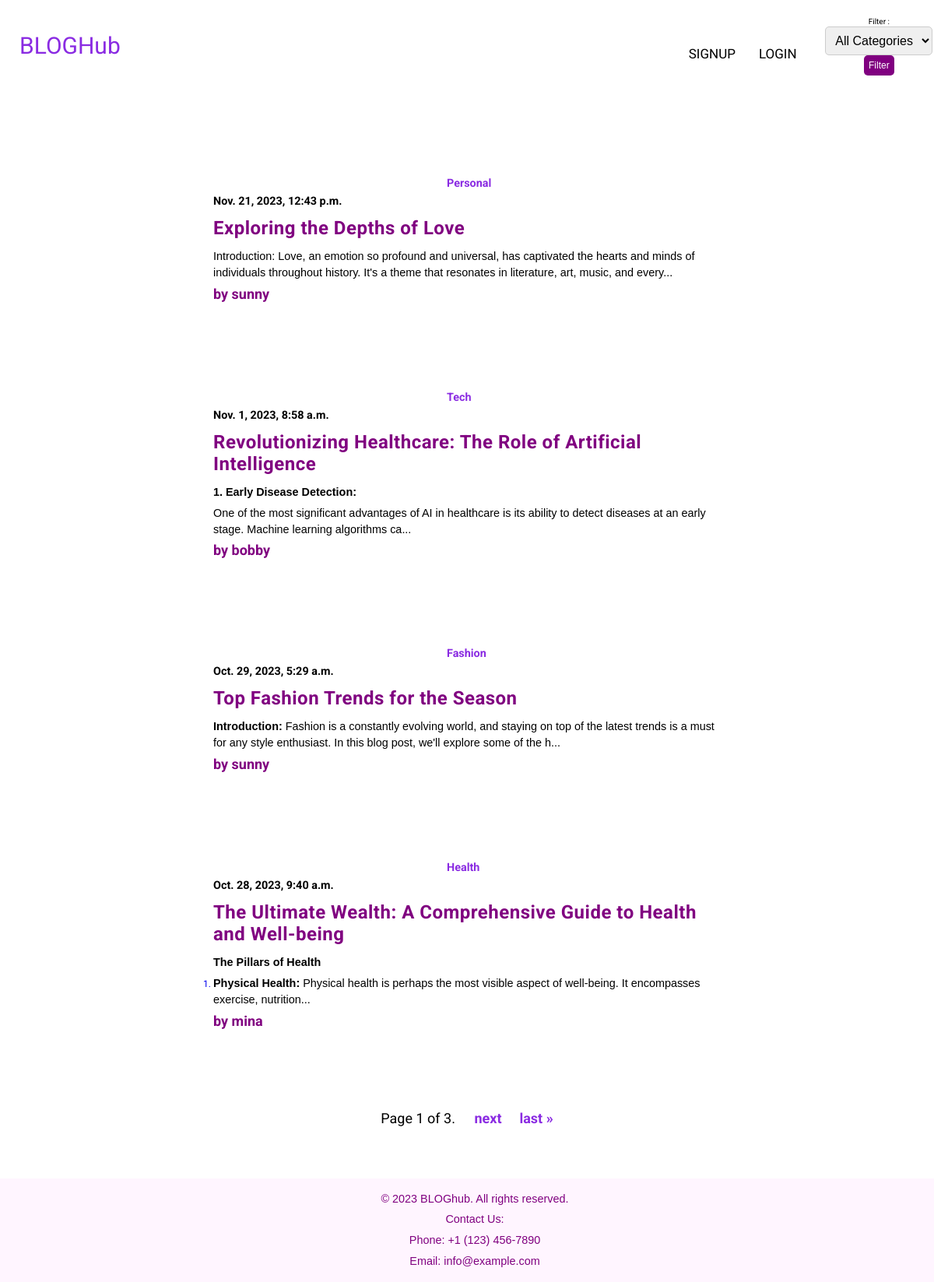
/home/, run on the app's committed database.
### blog/models.py (models this page shows, shortened)
class post(models.Model):
    author = models.ForeignKey(User, on_delete=models.CASCADE,null=True,blank=True)
    title=models.CharField(max_length=100,null=True,blank=True)
    content=RichTextField()
    image=models.ImageField(upload_to='post_media',null=True,blank=True)
    date=models.DateTimeField(auto_now_add=True,null=True)
    category=models.ForeignKey(categories,on_delete= models.CASCADE,null=True,blank=True)

class categories(models.Model):
    cate=models.CharField(max_length=30,null=True,blank=True)
    def __str__(self):
        return self.cate

### blog/views.py (the view)
# urls.py: path('home/',views.home),
def home(request):
    all_posts = post.objects.all().order_by('-date')
    categori = categories.objects.all()
    catego = request.GET.get('category')
    if catego:
        all_posts = all_posts.filter(category__cate=catego)
    per_page = 4
    page_number = request.GET.get('page')
    paginator = Paginator(all_posts, per_page)
    page = paginator.get_page(page_number)
    return render(request, 'home.html', {'data': page, 'c': categori})

### blog/templates/home.html (shortened to what this page needs)
{% load static %}
<!DOCTYPE html>
<html lang="en">
<head>
    <link rel="stylesheet" href="https://cdnjs.cloudflare.com/ajax/libs/font-awesome/6.4.0/css/all.min.css">
</head>
<body>
    <div class="nav-links">
        <ul>
            <li style="margin-right: 720px;font-size:30px;color: blueviolet;" class="upward">BLOGHub</li>
            <li class="center"><a href="/signup">SIGNUP</a></li>
            <li class="upward"><a href="/login">LOGIN</a></li>
            <li >    <div class="filter-form">
                <form method="GET" action="/home">
                    <label style="color: black;" for="category">Filter :</label>
                    <select name="category" id="category">
                        <option value="">All Categories</option>
                    </select>
                    <button type="submit">Filter</button>
                </form>
            </div></li>
        </ul>
    </div>
    <div class="blog-container">
        {% for i in data %}
        <a href="/fullp/{{i.id}}">
        <div class="blog_post">
            <div class="container_copy">
                <h3 style="padding-left: 300px;color: blueviolet;">{{i.category}}</h3>
                <h3>{{i.date}}</h3>
                <h1>{{i.title}}</h1>
                <p>{{ i.content|slice:":200"|safe }}...</p>
                <h2 style="color: purple;">by {{i.author}}</h2>
            </div>
        </div>
        </a>
        {% endfor %}
    </div>
    <div class="pagination">
        <span class="step-links">
            <span class="current-page">
                Page {{ data.number }} of {{ data.paginator.num_pages }}.
            </span>
            {% if data.has_next %}
                <a style="font-size: large;" href="?page={{ data.next_page_number }}">next</a>
                <a style="font-size: large;" href="?page={{ data.paginator.num_pages }}">last &raquo;</a>
            {% endif %}
        </span>
    </div>
    <div class="footer">
        <p style="color: purple;">&copy; 2023  BLOGhub. All rights reserved.</p>
        <p style="color: purple;">Contact Us:</p>
        <p style="color: purple;" >Phone: +1 (123) 456-7890</p>
        <p style="color: purple;" >Email: info@example.com</p>
    </div>
</body>
</html>

### blog/templates/home.html (style rules this page uses)
* { padding: 0; margin: 0; }
html { font-family: "Roboto", sans-serif; font-size: 12px; }
body { display: flex; flex-direction: column; background-color: #ffffff; background-size: cover; }
.nav-links { width: 100%; padding: 20px 15px; color: white; text-align: center; }
.nav-links ul { list-style: none; display: flex; align-items: center; justify-content: center; }
.nav-links li { margin: 0 10px; }
.nav-links li a { position: relative; color: black; font-size: 17px; padding: 6px 10px; text-decoration: none; }
.nav-links li a:before { content: ''; position: absolute; bottom: 0; left: 50%; transform: translateX(-50%); height: 3px; width: 0%; background: palevioletred; border-radius: 12px; transition: all 0.4s ease; }
.blog-container { margin-top: 20px; }
.blog_post { max-width: 700px; margin: 60px auto; transition: box-shadow 0.3s ease; }
.container_copy { padding: 2rem; }
h3 { font-family: "Roboto", sans-serif; margin: 0.5rem 0; color: black; font-size: 1.20rem; }
h1 { font-family: "Roboto", sans-serif; margin: 1rem 0; font-size: 2rem; letter-spacing: 0.5px; color: purple; }
p { font-family: Arial, Helvetica, sans-serif; margin: 0.5rem 0; font-size: 1.2rem; line-height: 1.45; color: black; }
.pagination { text-align: center; margin-top: 20px; margin-bottom: 200px; }
.pagination { text-align: center; margin-top: 20px; }
.step-links a { color: blueviolet; text-decoration: none; margin: 0 10px; font-weight: bold; }
.current-page { font-size: large; margin: 0 10px; }
.filter-form label { font-size: 10px; }
.filter-form select { padding: 8px; font-size: 16px; border: 1px solid #ccc; border-radius: 5px; }
.filter-form button { padding: 6px; font-size: 12px; background-color: purple; color: white; border: none; border-radius: 5px; cursor: pointer; }
a { text-decoration: none; }
.footer { text-align: center; padding: 10px; background-color: #FFF5FF; color: white; position: fixed; bottom: 0; width: 100%; }

### data on the page
post: category "Personal", date "Nov. 21, 2023, 12:43 p.m.", title "Exploring the Depths of Love", content "Introduction: Love, an emotion so profound and universal, has captivated the hearts and minds of individuals throughout history. It's a theme that resonates in literature, art, music, and every", author "sunny"
post: category "Tech", date "Nov. 1, 2023, 8:58 a.m.", title "Revolutionizing Healthcare: The Role of Artificial Intelligence", content "1. Early Disease Detection: One of the most significant advantages of AI in healthcare is its ability to detect diseases at an early stage. Machine learning algorithms ca", author "bobby"
post: category "Fashion", date "Oct. 29, 2023, 5:29 a.m.", title "Top Fashion Trends for the Season", content "Introduction: Fashion is a constantly evolving world, and staying on top of the latest trends is a must for any style enthusiast. In this blog post, we'll explore some of the h", author "sunny"
post: category "Health", date "Oct. 28, 2023, 9:40 a.m.", title "The Ultimate Wealth: A Comprehensive Guide to Health and Well-being", content "The Pillars of Health Physical Health: Physical health is perhaps the most visible aspect of well-being. It encompasses exercise, nutrition", author "mina"

### other printed values
{{ data.number }} "1"
{{ data.paginator.num_pages }} "3"
